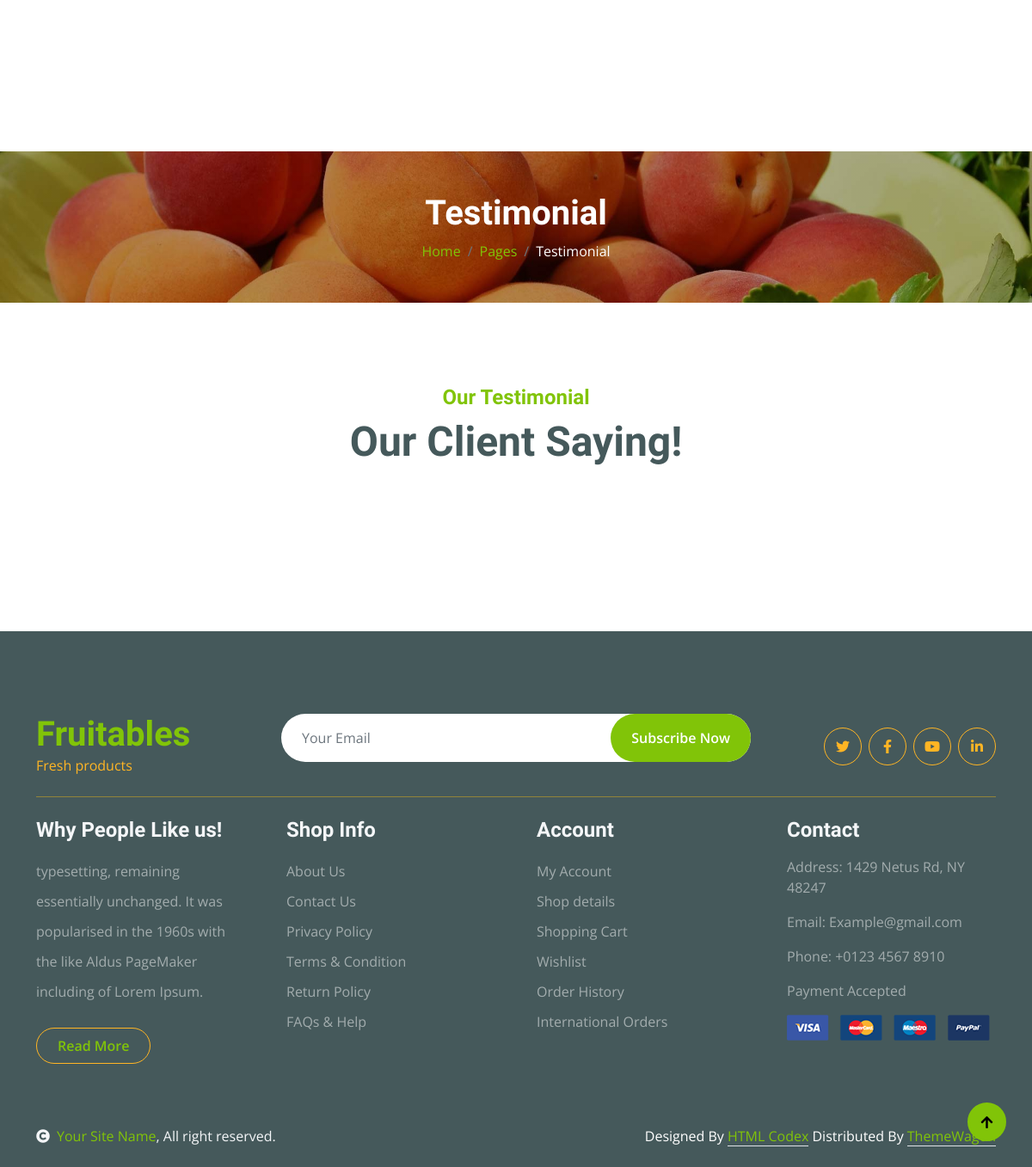
/testimonial, run on an earlier commit of the app's database.
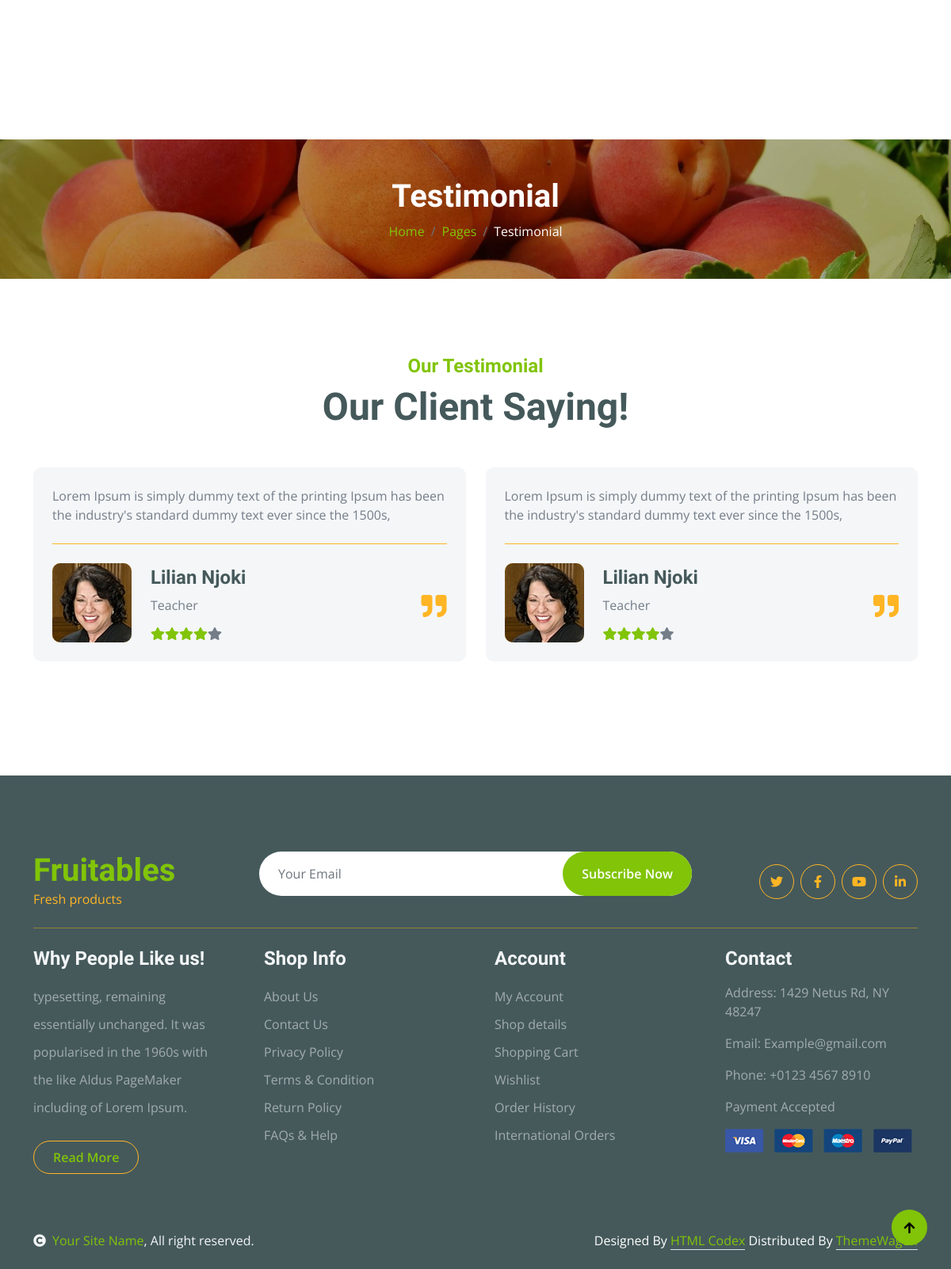
And on a later commit of the database.
### grocery/models.py (models this page shows, shortened)
class Testimonial(models.Model):
    name = models.CharField(blank=False,max_length=50)
    profession = models.CharField(blank=True, max_length=30)
    text = models.TextField(blank=False, default='testimony')
    image = models.ImageField(upload_to='profile_img')

### grocery/views.py (the view)
# urls.py: path('testimonial', views.testimonial, name="testimonial"),
def testimonial(request):
    testimonial = Testimonial.objects.all()
    context = {
        'nav':'testimonial',
        "testimonial": testimonial,
        }
    return render(request, 'testimonial.html', context )

### grocery/templates/testimonial.html
{% extends 'master.html' %}
{% load static %}
{% block main %}
        <div class="container-fluid page-header py-5">
            <h1 class="text-center text-white display-6">Testimonial</h1>
            <ol class="breadcrumb justify-content-center mb-0">
                <li class="breadcrumb-item"><a href="#">Home</a></li>
                <li class="breadcrumb-item"><a href="#">Pages</a></li>
                <li class="breadcrumb-item active text-white">Testimonial</li>
            </ol>
        </div>
        <div class="container-fluid testimonial py-5">
            <div class="container py-5">
                <div class="testimonial-header text-center">
                    <h4 class="text-primary">Our Testimonial</h4>
                    <h1 class="display-5 mb-5 text-dark">Our Client Saying!</h1>
                </div>
                <div class="owl-carousel testimonial-carousel">
                    {% for x in testimonial%}
                    <div class="testimonial-item img-border-radius bg-light rounded p-4">
                        <div class="position-relative">
                            <i class="fa fa-quote-right fa-2x text-secondary position-absolute" style="bottom: 30px; right: 0;"></i>
                            <div class="mb-4 pb-4 border-bottom border-secondary">
                                <p class="mb-0">{{ x.text }}
                                </p>
                            </div>
                            <div class="d-flex align-items-center flex-nowrap">
                                <div class="bg-secondary rounded">
                                    <img src="/media/{{ x.image }}" class="img-fluid rounded" style="width: 100px; height: 100px;" alt="">
                                </div>
                                <div class="ms-4 d-block">
                                    <h4 class="text-dark">{{ x.name}}</h4>
                                    <p class="m-0 pb-3">{{ x.profession }}</p>
                                    <div class="d-flex pe-5">
                                        <i class="fas fa-star text-primary"></i>
                                        <i class="fas fa-star text-primary"></i>
                                        <i class="fas fa-star text-primary"></i>
                                        <i class="fas fa-star text-primary"></i>
                                        <i class="fas fa-star"></i>
                                    </div>
                                </div>
                            </div>
                        </div>
                    </div>
                    {% endfor %}
                </div>
            </div>
        </div>
{% endblock %}

### grocery/templates/master.html (shortened to what this page needs)
{% load static %}
<!DOCTYPE html>
<html lang="en">
    <head>
        <link rel="stylesheet" href="https://use.fontawesome.com/releases/v5.15.4/css/all.css"/>
        <link href="https://cdn.jsdelivr.net/npm/bootstrap-icons@1.4.1/font/bootstrap-icons.css" rel="stylesheet">
        <link href="{% static 'lib/lightbox/css/lightbox.min.css' %}" rel="stylesheet">
        <link href="{% static 'lib/owlcarousel/assets/owl.carousel.min.css' %}" rel="stylesheet">
        <link href="{% static 'css/bootstrap.min.css' %}" rel="stylesheet">
        <link href="{% static 'css/style.css' %}" rel="stylesheet">
    </head>
    <body>
         {% if 'users:login' and 'user:register' %}
         <br>
        {% endif %}
        {% block main %}
        {% endblock %}
        <div class="container-fluid bg-dark text-white-50 footer pt-5 mt-5">
            <div class="container py-5">
                <div class="pb-4 mb-4" style="border-bottom: 1px solid rgba(226, 175, 24, 0.5) ;">
                    <div class="row g-4">
                        <div class="col-lg-3">
                            <a href="#">
                                <h1 class="text-primary mb-0">Fruitables</h1>
                                <p class="text-secondary mb-0">Fresh products</p>
                            </a>
                        </div>
                        <div class="col-lg-6">
                            <div class="position-relative mx-auto">
                                <input class="form-control border-0 w-100 py-3 px-4 rounded-pill" type="number" placeholder="Your Email">
                                <button type="submit" class="btn btn-primary border-0 border-secondary py-3 px-4 position-absolute rounded-pill text-white" style="top: 0; right: 0;">Subscribe Now</button>
                            </div>
                        </div>
                        <div class="col-lg-3">
                            <div class="d-flex justify-content-end pt-3">
                                <a class="btn  btn-outline-secondary me-2 btn-md-square rounded-circle" href=""><i class="fab fa-twitter"></i></a>
                                <a class="btn btn-outline-secondary me-2 btn-md-square rounded-circle" href=""><i class="fab fa-facebook-f"></i></a>
                                <a class="btn btn-outline-secondary me-2 btn-md-square rounded-circle" href=""><i class="fab fa-youtube"></i></a>
                                <a class="btn btn-outline-secondary btn-md-square rounded-circle" href=""><i class="fab fa-linkedin-in"></i></a>
                            </div>
                        </div>
                    </div>
                </div>
                <div class="row g-5">
                    <div class="col-lg-3 col-md-6">
                        <div class="footer-item">
                            <h4 class="text-light mb-3">Why People Like us!</h4>
                            <p class="mb-4">typesetting, remaining essentially unchanged. It was
                                popularised in the 1960s with the like Aldus PageMaker including of Lorem Ipsum.</p>
                            <a href="" class="btn border-secondary py-2 px-4 rounded-pill text-primary">Read More</a>
                        </div>
                    </div>
                    <div class="col-lg-3 col-md-6">
                        <div class="d-flex flex-column text-start footer-item">
                            <h4 class="text-light mb-3">Shop Info</h4>
                            <a class="btn-link" href="">About Us</a>
                            <a class="btn-link" href="">Contact Us</a>
                            <a class="btn-link" href="">Privacy Policy</a>
                            <a class="btn-link" href="">Terms & Condition</a>
                            <a class="btn-link" href="">Return Policy</a>
                            <a class="btn-link" href="">FAQs & Help</a>
                        </div>
                    </div>
                    <div class="col-lg-3 col-md-6">
                        <div class="d-flex flex-column text-start footer-item">
                            <h4 class="text-light mb-3">Account</h4>
                            <a class="btn-link" href="">My Account</a>
                            <a class="btn-link" href="">Shop details</a>
                            <a class="btn-link" href="">Shopping Cart</a>
                            <a class="btn-link" href="">Wishlist</a>
                            <a class="btn-link" href="">Order History</a>
                            <a class="btn-link" href="">International Orders</a>
                        </div>
                    </div>
                    <div class="col-lg-3 col-md-6">
                        <div class="footer-item">
                            <h4 class="text-light mb-3">Contact</h4>
                            <p>Address: 1429 Netus Rd, NY 48247</p>
                            <p>Email: Example@gmail.com</p>
                            <p>Phone: +0123 4567 8910</p>
                            <p>Payment Accepted</p>
                            <img src="{% static 'img/payment.png' %}" class="img-fluid" alt="">
                        </div>
                    </div>
                </div>
            </div>
        </div>
        <div class="container-fluid copyright bg-dark py-4">
            <div class="container">
                <div class="row">
                    <div class="col-md-6 text-center text-md-start mb-3 mb-md-0">
                        <span class="text-light"><a href="#"><i class="fas fa-copyright text-light me-2"></i>Your Site Name</a>, All right reserved.</span>
                    </div>
                    <div class="col-md-6 my-auto text-center text-md-end text-white">
                        Designed By <a class="border-bottom" href="https://htmlcodex.com">HTML Codex</a> Distributed By <a class="border-bottom" href="https://themewagon.com">ThemeWagon</a>
                    </div>
                </div>
            </div>
        </div>
        <a href="#" class="btn btn-primary border-3 border-primary rounded-circle back-to-top"><i class="fa fa-arrow-up"></i></a>
    </body>
</html>

### grocery/static/css/style.css (style rules this page uses)
.back-to-top { position: fixed; right: 30px; bottom: 30px; display: flex; width: 45px; height: 45px; align-items: center; justify-content: center; transition: 0.5s; z-index: 99; }
.btn { font-weight: 600; transition: .5s; }
.btn-md-square { width: 44px; height: 44px; }
.btn-square, .btn-sm-square, .btn-md-square, .btn-lg-square { padding: 0; display: flex; align-items: center; justify-content: center; font-weight: normal; }
.btn.border-secondary { transition: 0.5s; }
.page-header { position: relative; background: linear-gradient(rgba(0, 0, 0, 0.3), rgba(0, 0, 0, 0.3)), url(../img/cart-page-header-img.jpg); background-position: center center; background-repeat: no-repeat; background-size: cover; }
@media (min-width: 992px) { .hero-header, .page-header { margin-top: 152px !important; } }
.footer .footer-item .btn-link { line-height: 35px; color: rgba(255, 255, 255, .5); transition: 0.5s; }
.footer .footer-item p.mb-4 { line-height: 35px; }

What changed in the data, as far as the page shows it:
added Testimonial: text "Lorem Ipsum is simply dummy text of the printing Ipsum has been the industry's standard dummy text ever since the 1500s,", image (picture), name "Lilian Njoki", profession "Teacher"
